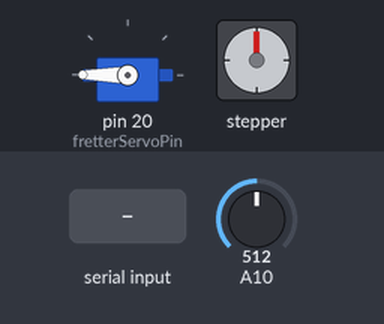
A sketch run on a simulated Arduino Mega 2560, built with avr-gcc and run on an emulated ATmega2560. Parts: servo, stepper motor. Inputs (shaded band) come from the test bench; at power-on: A10 = 512. MIDI output is not drawn; stepper angles assume 200 steps per turn; what the sketch prints to the serial monitor is not drawn.

Above: at 1.2 s.
1.3 s: A10 set to 988
2.8 s: A10 set to 1014
At 3.2 s:
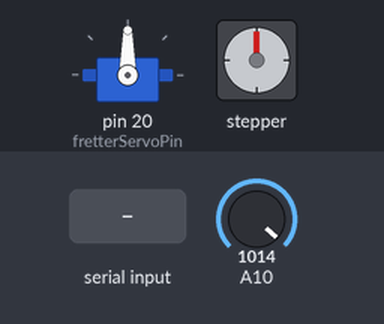
5.8 s: "90,45\n" received over Serial
At 8.71 s:
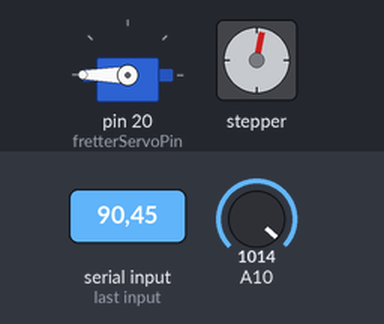
At 11.73 s:
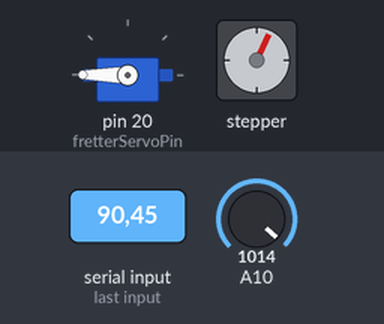
11.8 s: "30,150\n" received over Serial
17.8 s: "90,45\n" received over Serial
Timing chart, 0 to 28.3 s (numbered marks = the images above; inputs shaded):
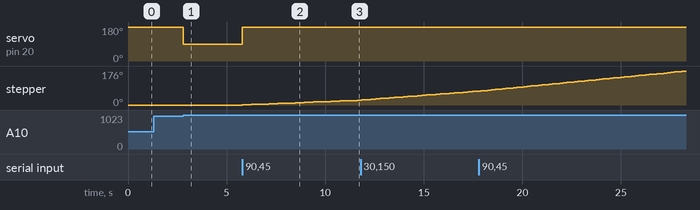

The sketch:

test_fretting_and_notes.ino
```cpp
// Implement stepper motor as a fretter
// Move stpper motor to specified frets as defined by a look-up table

#include <AccelStepper.h>
#include <Servo.h>
#include <MIDI.h>

// Stepper motor driver B
//const int enableStepper = 13;
//const int MS1Stepper = 12;
//const int MS2Stepper = 11;
//const int MS3Stepper = 10;
//const int stepStepper = 9;
//const int setDirStepper = 8;

// Stepper motor driver A
const int enableStepper = 48;
const int MS1Stepper = 49;
const int MS2Stepper = 50;
const int MS3Stepper = 51;
const int stepStepper = 52;
const int setDirStepper = 53;

const int fretterServoPin = 20;

const int maxStepperSpeed = 1000;
const int totalSteps = 200;
const int noteSteps = 40;
const int halvedNoteSteps = 20;

const double scale_length = 816.00;     // in mm
const int numberFrets = 13;

const int fretOffPos = 180;
const int fretOnPos = 90;

// length from nut to bridge = 816 mm
// max length travelled by stepper = 450 mm

int numberNotesPlayed = 0;
int currentSteps = 0;     // number of steps away from the starting positions
int stepsToTake = 0;      // number of steps to take from the current position to the next fret
int fretNum = 1;

bool playingNote = false;

double fretPositions[numberFrets];

Servo fretterServo;
AccelStepper fretterStepper(1, stepStepper, setDirStepper);
MIDI_CREATE_INSTANCE(HardwareSerial, Serial1, midi1);

// d = s - (s/(2^(n/12)))
// d = distance of fret from nut (mm)
// s = scale length (mm)
// n = fret number
void makeFretPositions() {
  for (int n = 1; n < (numberFrets - 1); n++) {
    fretPositions[n-1] = scale_length - (scale_length/pow(2.0, (n/12.0)));
  }
}

void setup()
{
  midi1.setHandleNoteOn(noteOnHandler);
  midi1.setHandleNoteOff(noteOffHandler);

  midi1.begin(MIDI_CHANNEL_OMNI);  // Listen to all incoming MIDI messages

  fretterServo.attach(fretterServoPin);

  pinMode(MS1Stepper, OUTPUT);
  pinMode(MS2Stepper, OUTPUT);
  pinMode(MS3Stepper, OUTPUT);
  pinMode(enableStepper, OUTPUT);
  pinMode(stepStepper, OUTPUT);
  pinMode(setDirStepper, OUTPUT);

  // microstep resolution
  digitalWrite(MS1Stepper, LOW);
  digitalWrite(MS2Stepper, LOW);
  digitalWrite(MS3Stepper, LOW);

  // set initial direction
  digitalWrite(setDirStepper, HIGH);

  // enable (active low)
  digitalWrite(enableStepper, LOW);


  Serial.begin(9600);

  fretterStepper.setMaxSpeed(maxStepperSpeed);
  fretterStepper.setSpeed(maxStepperSpeed);
  fretterServo.write(fretOffPos);

  makeFretPositions();
}

void removeFret(){
  fretterServo.write(fretOffPos);
}

void placeFret(){
  fretterServo.write(fretOnPos);
}

// move fretter back to starting position
void resetFretter(){
  digitalWrite(setDirStepper, LOW);
  fretterStepper.moveTo(currentSteps);
}

void setStepperSpeed(int speed) {
  fretterStepper.setSpeed(speed);
}

void noteOnHandler(byte channel, byte pitch, byte velocity) {
  if(velocity > 0) {
    playNote();
  }
}

void noteOffHandler(byte channel, byte pitch, byte velocity) {
  Serial.println("running noteOffHandler");
}

void playNote() {
  playingNote = true;
  numberNotesPlayed += 1;

  // moveTo() also recalculates the speed for the next step, so need to set speed after calling it
  setStepperSpeed(maxStepperSpeed);
}

void checkForNote() {
  if(analogRead(A10) > 1000 && !playingNote) {
    playNote();
  }
}

// wheel diamter = 22.3 mm
// distance travelled in one stepper motor revolution (200 steps) = 22.3(3.14) = 70.022 mm
// distance travelled in one step = 70.022/200 = 0.35011 mm
// steps to take from the starting position to the next fret
int stepsToFret(int n) {
  int steps = 0;
  if (n > 0) {
    double toPos = fretPositions[n - 1];
    steps = toPos/0.35011;
  }
  return steps;
}

void setFretterPosition(){
  playingNote = true;
  int steps = stepsToFret(fretNum) - currentSteps;
  currentSteps += stepsToTake;

  if (steps < 0) {
    digitalWrite(setDirStepper, LOW);
  } else {
    digitalWrite(setDirStepper, HIGH);
  }

  stepsToTake = abs(steps);
  fretterStepper.moveTo(stepsToTake);
}

void checkSerial() {
  if (Serial.available() > 0) {
    byte incomingByte = Serial.read();
    String incomingString = String(incomingByte);
    int n = incomingString.toInt() - 48;

    if (n > 0 && n < (numberFrets)) {
      fretNum = n;
    }
//    Serial.print("byte: ");
//    Serial.println(incomingByte);
//    Serial.print("string: ");
//    Serial.println(incomingString);
//    Serial.print("int: ");
//    Serial.println(n);

    setFretterPosition();
  }
}

void loop() {
  if (fretterStepper.distanceToGo() == 0 && playingNote) {
    placeFret();
    delay(500);
    fretterStepper.setCurrentPosition(0);
    Serial.println(fretterStepper.currentPosition());
    playingNote = false;
    removeFret();
  }

  Serial.println(fretNum);
  Serial.println();
  checkForNote();
  checkSerial();
  fretterStepper.runSpeedToPosition();
}
```

Measured:
- the behaviour switches between 1000 and 1001 on A10 (found by bisection; images 0 and 1)
- after the input at 2.8 s, servo on pin 20 (fretterServoPin): 180° → 90° at once
